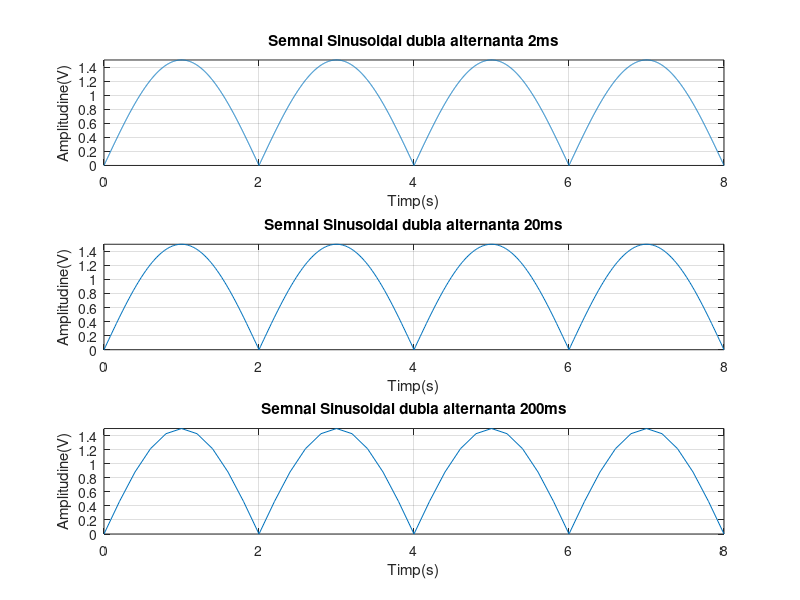

Source code (MATLAB):
t=0:0.002:8;% Semnalul exista doar pentru perioada de timp [0,8]s, 
            % iar rezolutia temporala este de 2ms.
T=4;   % Perioada semnalului este de 4 secunde
f=1/T; % Frecventa este 1/Perioada Hz
x=1.5*abs(sin(2*pi*f*t));
% x este variabila ce reprezinta semnalul.
% Deoarece functia sin genereaza un semnal sinusoidal de amplitudine 1 si
%  simetric fata de origine, am ales sa il inmultesc cu 1.5 pentru a obtine
%  amplitudinea varf la varf de 3 de care am nevoie.
% Argumentul functiei este omega*t, omega fiind egal cu 2*pi*f.
% Functia abs creeaza semnalul sinusoidal dubla alternanta.
subplot(3,1,1);
% Functia subplot imi permite sa reprezint intr o singura fereastra toate
%  cele 3 semnale care difera in functie de rezolutia temporala.
plot(t,x),grid,xlabel('Timp(s)'),ylabel('Amplitudine(V)'),axis([0 8 0 1.5]),title('Semnal Sinusoidal dubla alternanta 2ms');
% Axa ox reprezinta timpul in secunde, axa oy reprezinta amplitudinea in
% volti.


% Similar pentru celelalte doua cazuri, rezolutia temporala fiind singul
%  lucru care se schimba
t=0:0.02:8;
T=4;
f=1/T; 
x=1.5*abs(sin(2*pi*f*t));
subplot(3,1,2);
plot(t,x),grid,xlabel('Timp(s)'),ylabel('Amplitudine(V)'),axis([0 8 0 1.5]),title('Semnal Sinusoidal dubla alternanta 20ms');


t=0:0.2:8;
T=4;
f=1/T; 
x=1.5*abs(sin(2*pi*f*t));
subplot(3,1,3);
plot(t,x),grid,xlabel('Timp(s)'),ylabel('Amplitudine(V)'),axis([0 8 0 1.5]),title('Semnal Sinusoidal dubla alternanta 200ms');
